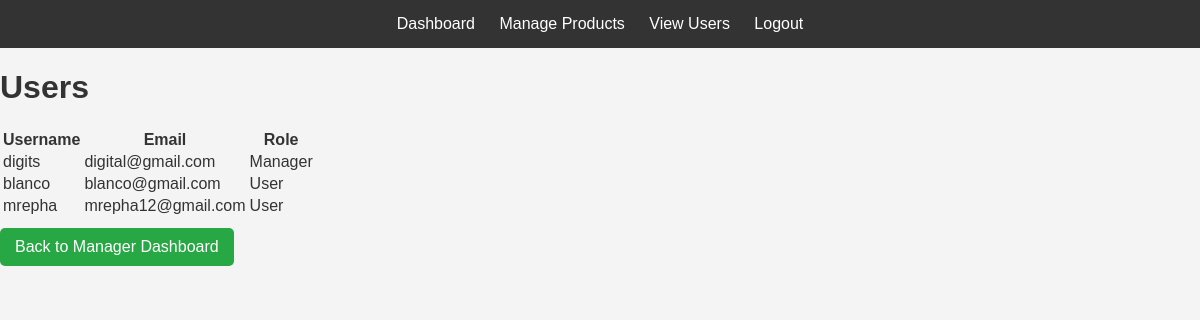
Page /manager/users (signed in) on the committed database.
### app/models.py (models this page shows, shortened)
class User(db.Model, UserMixin):
    id = db.Column(db.Integer, primary_key=True)
    username = db.Column(db.String(20), unique=True, nullable=False)
    email = db.Column(db.String(120), unique=True, nullable=False)
    password = db.Column(db.String(60), nullable=False)
    role_id = db.Column(db.Integer, db.ForeignKey('role.id'), nullable=False, default=1)

class Role(db.Model):
    id = db.Column(db.Integer, primary_key=True)
    name = db.Column(db.String(64), unique=True, nullable=False)
    users = db.relationship('User', backref='role', lazy=True)

### app/routes.py (the view)
@app.route('/manager/users', methods=['GET'])
@login_required
def view_users():
    if current_user.role is None or current_user.role.name != 'Manager':
        abort(403)  # Forbidden if not a manager
    users = User.query.all()
    return render_template('view_users.html', users=users)

### app/models.py (called while the page is built)
@login_manager.user_loader
def load_user(user_id):
    return User.query.get(int(user_id))

### app/routes.py (called while the page is built)
@app.context_processor
def cart_count():
    cart = session.get('cart', {})
    total_items = sum(item['quantity'] for item in cart.values())  # Sum all quantities
    return {'cart_count': total_items}

### app/templates/view_users.html (shortened to what this page needs)
<!DOCTYPE html>
<html lang="en">
<head>
    <link rel="stylesheet" href="{{ url_for('static', filename='styles.css') }}">
</head>
<body>
  <nav>
    <ul>
        <li><a href="{{ url_for('manager_dashboard') }}">Dashboard</a></li>
        <li><a href="{{ url_for('view_products') }}">Manage Products</a></li>
        <li><a href="{{ url_for('view_users') }}">View Users</a></li>
        <li><a href="{{ url_for('logout') }}">Logout</a></li>
    </ul>
</nav>
    <h1>Users</h1>
    <table>
        <thead>
            <tr>
                <th>Username</th>
                <th>Email</th>
                <th>Role</th>
            </tr>
        </thead>
        <tbody>
            {% for user in users %}
            <tr>
                <td>{{ user.username }}</td>
                <td>{{ user.email }}</td>
                <td>{{ user.role.name }}</td>
            </tr>
            {% endfor %}
        </tbody>
    </table>
    <a href="{{ url_for('manager_dashboard') }}" class="btn">Back to Manager Dashboard</a>
</body>
</html>

### app/static/styles.css (style rules this page uses)
body { font-family: Arial, sans-serif; background-color: #f4f4f4; color: #333; margin: 0; padding: 0; }
nav ul { background-color: #333; padding: 15px; margin: 0; list-style: none; text-align: center; }
nav ul li { display: inline; margin: 0 10px; }
nav ul li a { color: white; text-decoration: none; }
h1 { color: #333; }
.btn { display: inline-block; padding: 10px 15px; background-color: #28a745; color: white; text-decoration: none; border-radius: 5px; margin-top: 10px; }

### rows in the picture
User: username "digits", email "digital@gmail.com", role.name "Manager"
User: username "blanco", email "blanco@gmail.com", role.name "User"
User: username "mrepha", email "mrepha12@gmail.com", role.name "User"
